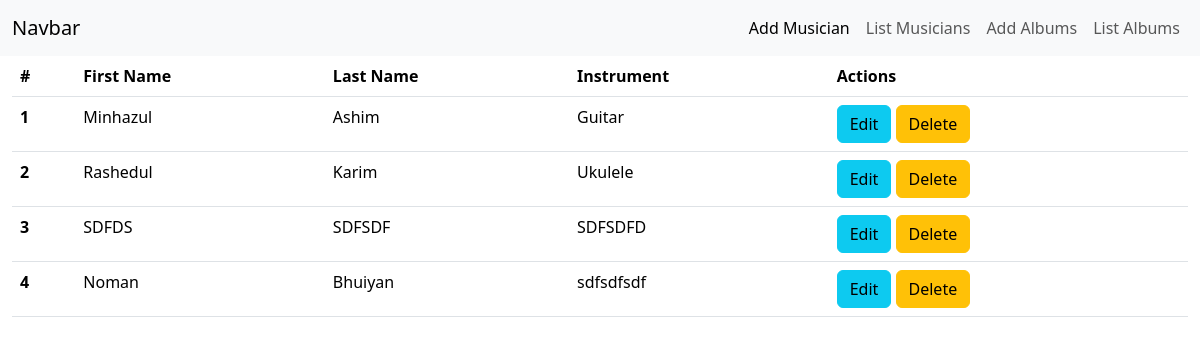
Before: /app/listMusician/ with the older database file.
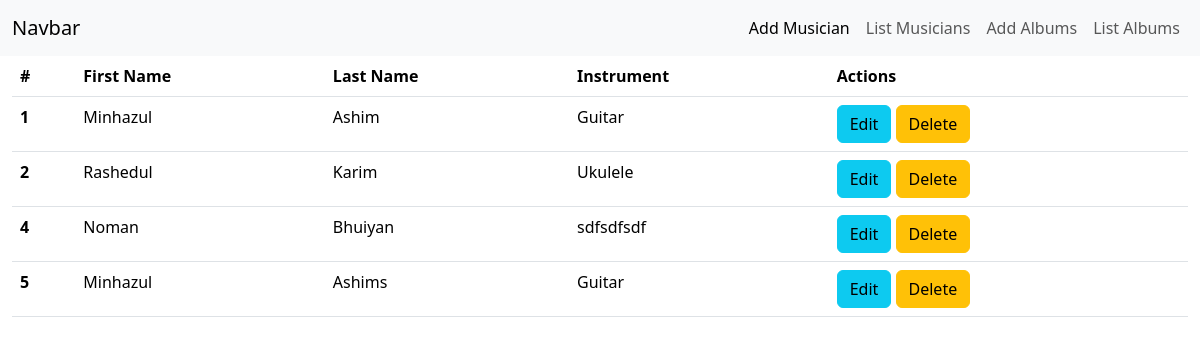
After: the same page with the newer database file.
### app/models.py (models this page shows)
class Musician(models.Model) :
    firstName = models.CharField(max_length = 15);
    lastName = models.CharField(max_length = 15);
    email = models.EmailField(max_length = 30);
    phoneNumber = models.CharField(max_length = 20);
    instrumentType = models.CharField(max_length = 20);

### app/views.py (the view)
# urls.py: path('listMusician/', views.listMusicians, name="musiciansPage"),
def listMusicians(request) :
    data = models.Musician.objects.all();
    return render(request, 'musicians.html', {"data" : data});

### app/templates/musicians.html
{% extends 'base.html' %} {% block content %}
<div class="container-fluid">
  <table class="table">
    <thead>
      <tr>
        <th scope="col">#</th>
        <th scope="col">First Name</th>
        <th scope="col">Last Name</th>
        <th scope="col">Instrument</th>
        <th scope="col">Actions</th>
      </tr>
    </thead>
    <tbody>
      {% for musician in data %}
      <tr>
        <th scope="row">{{ musician.id }}</th>
        <td>{{ musician.firstName }}</td>
        <td>{{ musician.lastName }}</td>
        <td>{{ musician.instrumentType }}</td>
        <td>
          <a href="{% url 'editMusicianPage' musician.id %}" class="btn btn-info">Edit</a>
          <a  href="{% url 'deleteMusician' musician.id %}" class="btn btn-warning">Delete</a>
        </td>
      </tr>
      {% endfor %}
    </tbody>
  </table>
</div>
{% endblock %}

Changed rows visible on the page:
removed Musician: id "3", firstName "SDFDS", lastName "SDFSDF", instrumentType "SDFSDFD"
added Musician: id "5", firstName "Minhazul", lastName "Ashims", instrumentType "Guitar"
